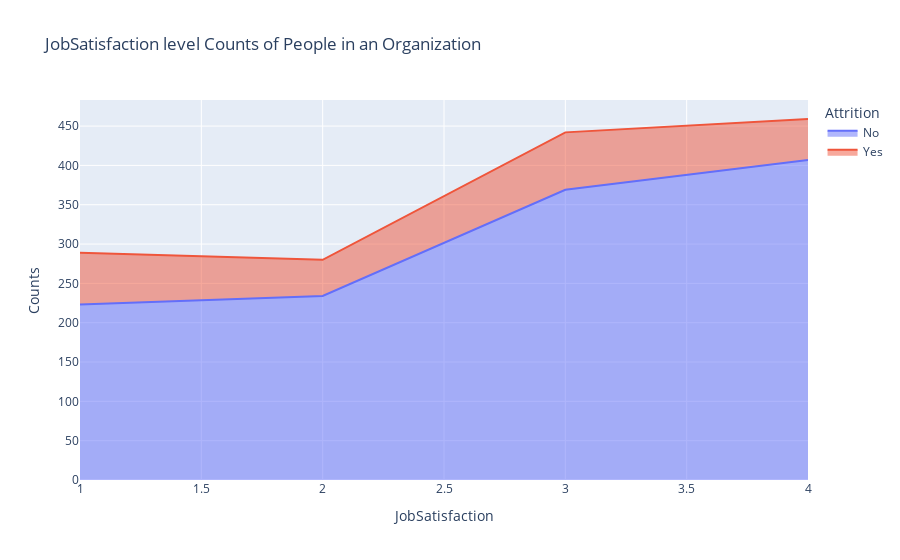

The notebook cell saved with this chart:
### Markdown cell above
## How does self Job Satisfaction impact the Attrition?

### Code cell
jsats_att = data.groupby(['JobSatisfaction','Attrition']).apply(lambda x:x['DailyRate'].count()).reset_index(name='Counts')
px.area(jsats_att,x='JobSatisfaction',y='Counts',color='Attrition',title='JobSatisfaction level Counts of People in an Organization')

### Figure 1 — Plotly figure (JSON) as saved in the notebook; plotly's stock layout.template omitted (floating-point values rounded to 4 significant figures)
{"data": [{"fillpattern": {"shape": ""}, "hovertemplate": "Attrition=No<br>JobSatisfaction=%{x}<br>Counts=%{y}<extra></extra>", "legendgroup": "No", "line": {"color": "#636efa"}, "marker": {"symbol": "circle"}, "mode": "lines", "name": "No", "orientation": "v", "showlegend": true, "stackgroup": "1", "type": "scatter", "x": [1, 2, 3, 4], "xaxis": "x", "y": [223, 234, 369, 407], "yaxis": "y"}, {"fillpattern": {"shape": ""}, "hovertemplate": "Attrition=Yes<br>JobSatisfaction=%{x}<br>Counts=%{y}<extra></extra>", "legendgroup": "Yes", "line": {"color": "#EF553B"}, "marker": {"symbol": "circle"}, "mode": "lines", "name": "Yes", "orientation": "v", "showlegend": true, "stackgroup": "1", "type": "scatter", "x": [1, 2, 3, 4], "xaxis": "x", "y": [66, 46, 73, 52], "yaxis": "y"}], "layout": {"legend": {"title": {"text": "Attrition"}, "tracegroupgap": 0}, "title": {"text": "JobSatisfaction level Counts of People in an Organization"}, "xaxis": {"anchor": "y", "domain": [0, 1], "title": {"text": "JobSatisfaction"}}, "yaxis": {"anchor": "x", "domain": [0, 1], "title": {"text": "Counts"}}}}
